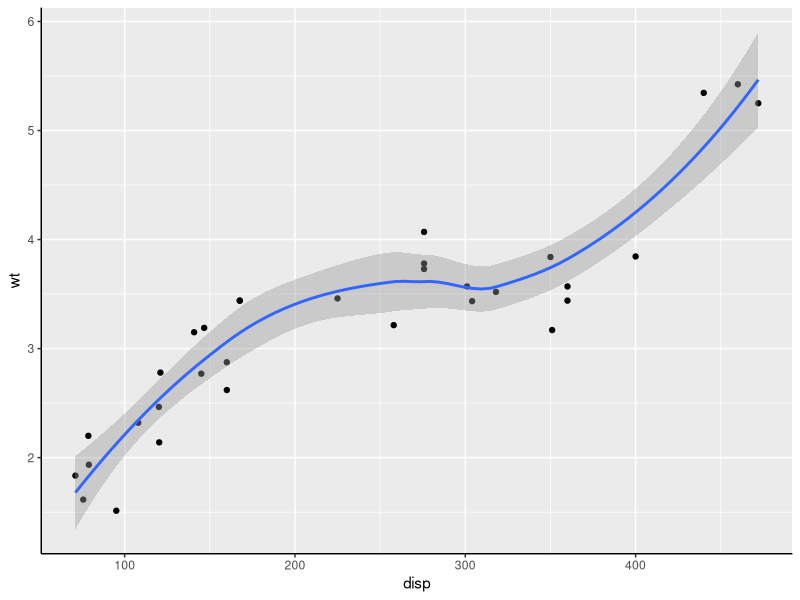

The R script that drew this image: (Note: this script raises an error after producing the figure.)
## ---- chunk 1
library(ggplot2)
# A standard plot
p <- ggplot(mtcars, aes(disp, wt)) +
geom_point() +
geom_smooth() + theme(panel.border=element_blank(), axis.line=element_line())
# We desire that left axis does not extend beyond '6'
# and the x-axis is unaffected
p + coord_capped_cart(left='top')
# Specifying 'bottom' caps the axis with at most the length of 'gap'
p + coord_capped_cart(left='top', bottom='none')
# We can specify a ridiculus large 'gap', but the lines will always
# protrude to the outer most ticks.element_render
9
p + coord_capped_cart(left='top', bottom='none', gap=2)
# We can use 'capped_horizontal' and 'capped_vertical' to specify for
# each axis individually.
p + coord_capped_cart(left='top', bottom=capped_horizontal('none', gap=2))
# At this point we might as well drop using the short-hand and go full on:
p + coord_flex_cart(left=brackets_vertical(), bottom=capped_horizontal('left'))
# Also works with secondary axes:
p + scale_y_continuous(sec.axis=sec_axis(~5*., name='wt times 5')) +
coord_flex_cart(left=brackets_vertical(), bottom=capped_horizontal('right'),
right=capped_vertical('both', gap=0.02))
# Supports the usual 'coord_fixed':
p + coord_flex_fixed(ratio=1.2, bottom=capped_horizontal('right'))
# and coord_flip:
p + coord_flex_flip(ylim=c(2,5), bottom=capped_horizontal('right'))
